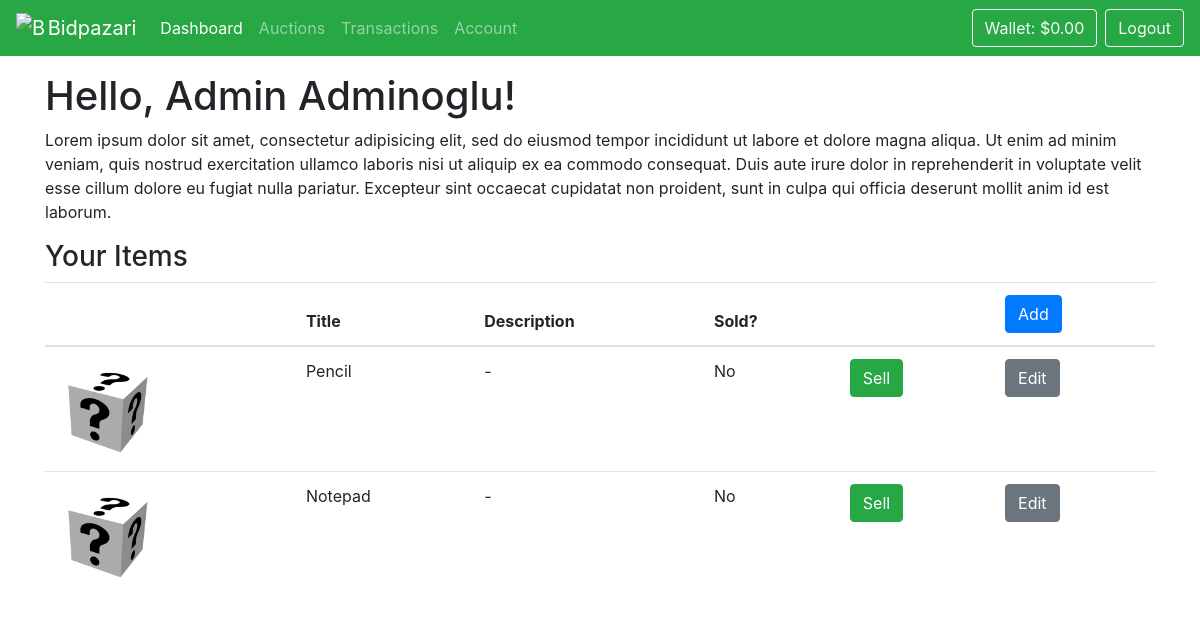
The page /dashboard/ (signed in) on the database its author committed.
### bidpazari/core/models.py (models this page shows, shortened)
class TimeStampedModel(models.Model):
    created = models.DateTimeField(auto_now_add=True)
    modified = models.DateTimeField(auto_now=True)
    class Meta:
        abstract = True

class User(TimeStampedModel, AbstractUser):
    VERIFIED = "verified"
    UNVERIFIED = "unverified"
    VERIFICATION_STATUS = [(VERIFIED, "Verified"), (UNVERIFIED, "Unverified")]
    verification_status = models.CharField(
        max_length=16, choices=VERIFICATION_STATUS, default=UNVERIFIED
    )
    verification_number = models.CharField(
        max_length=16, default=generate_verification_number, blank=True
    )
    @property
    def runtime_user(self):
        from bidpazari.core.runtime.common import runtime_manager
        return runtime_manager.get_or_create_runtime_user(self)
    def list_items(self, item_type=None, on_sale=None):
        item_ids = (
            UserHasItem.objects.filter_by_user(self)
            .filter_by_item_type(item_type)
            .filter_by_on_sale(on_sale)
            .values_list("item", flat=True)
        )
        return Item.objects.filter(id__in=item_ids)

class Item(TimeStampedModel):
    title = models.CharField(max_length=128)
    description = models.CharField(max_length=128, blank=True)
    item_type = models.CharField(max_length=128, blank=True)
    on_sale = models.BooleanField(default=False)
    image = models.ImageField(upload_to="images/%Y-%m/", blank=True)
    objects = ItemQuerySet.as_manager()

### bidpazari/core/views.py (the view)
# urls.py: path('dashboard/', views.DashboardView.as_view(), name='dashboard'),
class DashboardView(LoginRequiredMixin, View):
    def get(self, request, *args, **kwargs):
        runtime_user = request.user.runtime_user
        return render(
            request, 'core/dashboard.html', {'items': runtime_user.list_items()}
        )

### bidpazari/core/managers.py (called while the page is built)
    def filter_by_user(self, user):
        return self.filter(user=user)

    def filter_by_item_type(self, item_type):
        if item_type is None:
            return self.all()
        return self.filter(item__item_type=item_type)

    def filter_by_on_sale(self, on_sale):
        if on_sale is None:
            return self.all()
        return self.filter(item__on_sale=on_sale)

### bidpazari/core/runtime/common.py (called while the page is built)
    def get_user_by_id(self, id_: int) -> Optional['RuntimeUser']:
        for user in self.online_users:
            if user.id == id_:
                return user
        return None

    def get_or_create_runtime_user(self, user: User):
        from bidpazari.core.runtime.user import RuntimeUser
        runtime_user = self.get_user_by_id(user.id)
        if runtime_user is None:
            runtime_user = RuntimeUser.from_persistent_user(user)
            runtime_user.connect()
        return runtime_user

### bidpazari/core/runtime/user.py (called while the page is built)
def persistent_user_proxy_method(fn):
    @wraps(fn)
    def wrapper(self, *args, **kwargs):
        if not self.persistent_user:
            raise NonPersistentObjectError(
                f"{fn.__name__} must be called on a persisted user"
            )
        return fn(self, *args, **kwargs)
    return wrapper

    @persistent_user_proxy_method
    def list_items(self, item_type=None, on_sale=None):
        return set(self.persistent_user.list_items(item_type, on_sale))

### bidpazari/core/templatetags/core/tags.py (called while the page is built)
@register.simple_tag(takes_context=True)
def active_url(context, url):
    try:
        pattern = f'^{reverse(url)}$'
    except NoReverseMatch:
        pattern = url
    path = context['request'].path
    return "active" if re.search(pattern, path) else ""

@register.filter(name='money')
def money(value):
    try:
        value = Decimal(value)
    except (TypeError, ValueError):
        return 'N/A'
    minus = value < 0
    if minus:
        value = -value
    value = floatformat(value, arg=2)
    value = intcomma(value)
    if minus:
        return f'-${value}'
    return f'${value}'

### bidpazari/core/templates/core/dashboard.html (shortened to what this page needs)
{% extends "core/__base.html" %}
{% load staticfiles %}
{% block content %}
    <h1>
        Hello, {{ request.user.get_full_name }}!
    </h1>
    <p>
    {% lorem %}
    </p>
    <h3>Your Items</h3>
    <table class="table table-hover table-responsive-sm">
        <thead>
        <tr>
            <th></th>
            <th>Title</th>
            <th>Description</th>
            <th>Sold?</th>
            <th></th>
            <th>
                <a class="btn btn-primary" href="{% url 'add-item' %}">
                    Add
                </a>
            </th>
        </tr>
        </thead>
        <tbody>
        {% for item in items %}
            <tr>
                <td>
                    {% if item.image %}
                        <img src="/media/{{ item.image }}" alt="{{ item.title }}" height="100" />
                    {% else %}
                        <img src="{% static "/assets/images/question.jpg" %}" alt="{{ item.title }}" height="100" />
                    {% endif %}
                </td>
                <td>{{ item.title }}</td>
                <td>{{ item.description | default:"-" }}</td>
                <td>{{ item.is_sold | yesno | capfirst }}</td>
                <td>
                    <a class="btn btn-success" href="{% url 'create-auction' pk=item.id %}">
                        Sell
                    </a>
                </td>
                <td>
                    <a class="btn btn-secondary" href="{% url 'edit-item' pk=item.id %}">
                        Edit
                    </a>
                </td>
            </tr>
        {% endfor %}
        </tbody>
    </table>
{% endblock %}

### bidpazari/core/templates/core/__navbar.html (shortened to what this page needs)
{% load humanize %}
{% load static %}
{% load staticfiles %}
{% load core.tags %}
<nav class="navbar navbar-expand-md navbar-dark bg-success" style="">
    <a class="navbar-brand" href="{% url 'index' %}">
        <img src="{% static "favicon.ico" %}" width="30" height="30" class="d-inline-block align-top"  alt="Bidpazari" />
        <span class="ml-n1">Bidpazari</span>
    </a>
    {% if user.is_authenticated %}
    <div class="collapse navbar-collapse" id="navbarSupportedContent">
        <ul class="navbar-nav mr-auto">
            <li class="nav-item {% active_url 'dashboard' %}">
                <a class="nav-link" href="{% url 'dashboard' %}">Dashboard</a>
            </li>
            <li class="nav-item {% active_url 'auctions' %}">
                <a class="nav-link" href="{% url 'auctions' %}">Auctions</a>
            </li>
            <li class="nav-item {% active_url 'transactions' %}">
                <a class="nav-link" href="{% url 'transactions' %}">Transactions</a>
            </li>
            <li class="nav-item {% active_url 'account' %}">
                <a class="nav-link" href="#">Account</a>
            </li>
        </ul>
        <form class="form-inline my-2 my-md-0">
            <a class="btn btn-outline-light mr-2" href="{% url 'add-balance' %}">
                Wallet: {{ user.runtime_user.initial_balance|money }}
            </a>
            <a class="btn btn-outline-light" href="{% url 'logout' %}">
                Logout
            </a>
        </form>
    {% endif %}
    </div>
</nav>

### rows shown on the page
User: runtime_user.initial_balance "$0.00", user.get_full_name "Admin Adminoglu"
Item: title "Pencil", description "-", is_sold "No"
Item: title "Notepad", description "-", is_sold "No"
